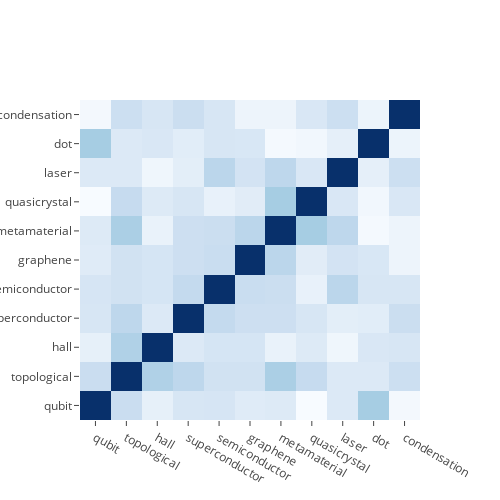

Source (notebook cell):
### Code cell
terms_dist(model, terms) # keywords correlations
